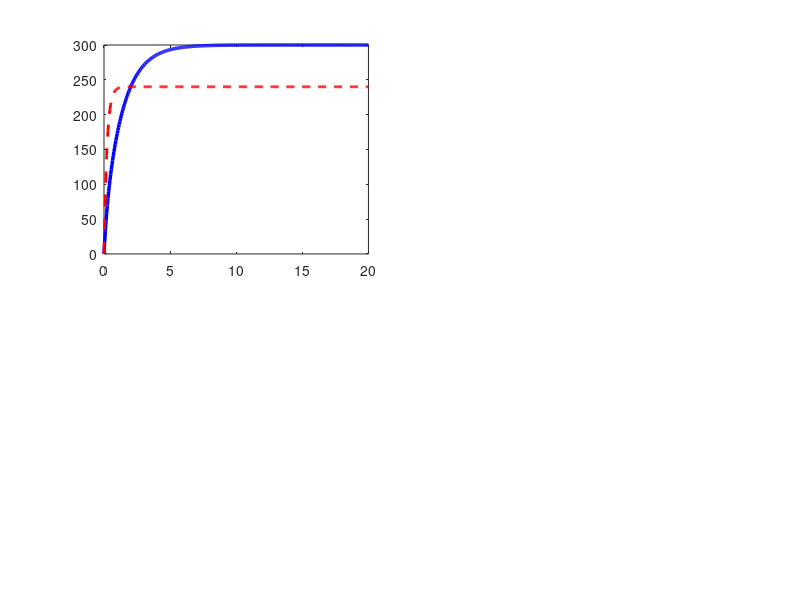

Write MATLAB code to recreate this figure. (Note: this script raises an error after producing the figure.)
%% ===== Realistic PID vs Open-loop Simulation (Matching ESP32) =====
clear; clc; close all;

%% --- Motor & simulation parameters (MATCHING ESP32) ---
PWMmax = 4095; PWMmin = 0;
targetRPM = 300;        % Desired motor speed
tau = 0.25;             % Motor time constant [s] - more realistic for brushed DC
dt = 0.05;              % Control period - MATCHING ESP32 (50ms)
Tsim = 20;              % Total simulation time
time = 0:dt:Tsim;

% Motor gain: calibrated so ~3000 PWM gives 300 RPM at steady state
K_m = 0.1;              % RPM per PWM unit

%% --- PID parameters (MATCHING ESP32 EXACTLY) ---
Kp = 2.5;      % proportional
Ki = 8.0;      % integral  
Kd = 0.01;     % derivative
DERIV_ALPHA = 0.7;     % derivative filter
INTEG_MAX = 5000;
INTEG_MIN = -5000;

%% --- Realistic open-loop PWM calculation ---
% Calculate what PWM would theoretically give target RPM at steady state
PWM_theoretical = targetRPM / K_m;  % = 3000 for 300 RPM
% But in reality, you might guess wrong, so add some error
PWM_OL = PWM_theoretical * 0.8;     % 20% underestimate (common mistake)
RPM_OL = zeros(size(time));

%% --- Preallocate arrays for PID ---
RPM = zeros(size(time));
PWM = zeros(size(time));
error_history = zeros(size(time));
integ_history = zeros(size(time));
deriv_history = zeros(size(time));

% Initialize PID state variables (matching ESP32)
integ = 0; 
derivFiltered = 0;
rpmPrev = 0;

%% --- Simulation loop (MATCHING ESP32 LOGIC EXACTLY) ---
for k = 2:length(time)
    % PID error calculation
    error = targetRPM - RPM(k-1);
    error_history(k) = error;
    
    % Derivative on measurement (matching ESP32)
    derivRaw = -(RPM(k-1) - rpmPrev)/dt;
    derivFiltered = DERIV_ALPHA*derivFiltered + (1-DERIV_ALPHA)*derivRaw;
    deriv_history(k) = derivFiltered;
    
    % Integrator anti-windup (matching ESP32 logic exactly)
    integCandidate = integ + error*dt;
    if integCandidate > INTEG_MAX
        integCandidate = INTEG_MAX;
    end
    if integCandidate < INTEG_MIN
        integCandidate = INTEG_MIN;
    end
    
    % Check if control output would be within bounds (ESP32 logic)
    u_unclamped = Kp*error + Ki*integCandidate + Kd*derivFiltered;
    if u_unclamped >= 0.0 && u_unclamped <= PWMmax
        integ = integCandidate;  % Commit integrator only if output not saturated
    end
    integ_history(k) = integ;
    
    % Final control output with clamping (matching ESP32)
    u = Kp*error + Ki*integ + Kd*derivFiltered;
    if u < 0.0
        u = 0.0;
    end
    if u > PWMmax
        u = PWMmax;
    end
    PWM(k) = u;
    
    % Motor dynamics (first-order system)
    RPM(k) = RPM(k-1) + dt*(K_m*PWM(k) - RPM(k-1))/tau;
    
    % Update previous RPM for derivative calculation
    rpmPrev = RPM(k-1);
    
    % Open-loop response for comparison
    RPM_OL(k) = RPM_OL(k-1) + dt*(K_m*PWM_OL - RPM_OL(k-1))/tau;
end

%% --- Enhanced Plotting ---
figure('Position',[100 100 1200 900]);

% Main response comparison
subplot(2,2,1);
plot(time, RPM, 'b-', 'LineWidth', 2.5); hold on;
plot(time, RPM_OL, 'r--', 'LineWidth', 2);
yline(targetRPM, 'k--', 'LineWidth', 1.5);
xlabel('Time [s]'); ylabel('RPM'); grid on;
legend('PID Response', 'Open-loop (80% of ideal)', 'Target RPM', 'Location', 'best');
title('PID vs Open-loop Motor Response');
ylim([0 max(400, max(RPM)*1.1)]);

% PWM comparison
subplot(2,2,2);
plot(time, PWM, 'm-', 'LineWidth', 2); hold on;
yline(PWM_OL, 'r--', 'LineWidth', 2);
yline(PWM_theoretical, 'g:', 'LineWidth', 1.5);
xlabel('Time [s]'); ylabel('PWM Duty'); grid on;
legend('PID PWM', 'Open-loop PWM', 'Ideal PWM', 'Location', 'best');
title('PWM Control Signals');
ylim([0 PWMmax]);

% Error over time
subplot(2,2,3);
plot(time, error_history, 'g-', 'LineWidth', 2); hold on;
yline(0, 'k--', 'LineWidth', 1);
xlabel('Time [s]'); ylabel('Error [RPM]'); grid on;
title('Control Error Over Time');

% PID component contributions
subplot(2,2,4);
plot(time, Kp*error_history, 'r-', 'LineWidth', 1.5); hold on;
plot(time, Ki*integ_history, 'b-', 'LineWidth', 1.5);
plot(time, Kd*deriv_history, 'g-', 'LineWidth', 1.5);
xlabel('Time [s]'); ylabel('Control Contribution'); grid on;
legend('P term', 'I term', 'D term', 'Location', 'best');
title('PID Component Analysis');

%% --- Performance metrics ---
[peakRPM, peakIdx] = max(RPM);
overshoot = max(0, (peakRPM - targetRPM)/targetRPM*100);

% Settling time (within 2% of target)
settleThreshold = 0.02 * targetRPM;
settleIdx = find(abs(RPM(round(end/2):end) - targetRPM) <= settleThreshold, 1, 'first');
if ~isempty(settleIdx)
    settlingTime = time(settleIdx + round(length(time)/2) - 1);
else
    settlingTime = NaN;
    fprintf('Warning: System did not settle within 2%% of target\n');
end

% Rise time (10% to 90% of final value)
finalValue = mean(RPM(end-20:end));
riseStart = find(RPM >= 0.1*finalValue, 1, 'first');
riseEnd = find(RPM >= 0.9*finalValue, 1, 'first');
if ~isempty(riseStart) && ~isempty(riseEnd)
    riseTime = time(riseEnd) - time(riseStart);
else
    riseTime = NaN;
end

% Steady-state errors
steadyStateError_PID = targetRPM - mean(RPM(end-20:end));
steadyStateError_OL = targetRPM - mean(RPM_OL(end-20:end));

% Control effort (average PWM in steady state)
steadyStatePWM = mean(PWM(end-20:end));

%% --- Detailed Results ---
fprintf('\n=== SIMULATION RESULTS ===\n');
fprintf('Target RPM: %.1f\n', targetRPM);
fprintf('Control Period: %.0f ms (matching ESP32)\n', dt*1000);
fprintf('Motor Time Constant: %.2f s\n', tau);
fprintf('Motor Gain: %.3f RPM/PWM\n', K_m);

fprintf('\n--- PID Performance ---\n');
fprintf('Final RPM: %.2f (%.1f%% of target)\n', RPM(end), RPM(end)/targetRPM*100);
fprintf('Overshoot: %.2f%%\n', overshoot);
fprintf('Rise Time: %.2f s\n', riseTime);
fprintf('Settling Time (2%%): %.2f s\n', settlingTime);
fprintf('Steady-state Error: %.2f RPM (%.2f%%)\n', steadyStateError_PID, abs(steadyStateError_PID)/targetRPM*100);
fprintf('Steady-state PWM: %.0f (%.1f%% of max)\n', steadyStatePWM, steadyStatePWM/PWMmax*100);
fprintf('Max PWM reached: %.0f\n', max(PWM));

fprintf('\n--- Open-loop Performance ---\n');
fprintf('Open-loop PWM: %.0f (%.1f%% of theoretical)\n', PWM_OL, PWM_OL/PWM_theoretical*100);
fprintf('Final RPM: %.2f (%.1f%% of target)\n', RPM_OL(end), RPM_OL(end)/targetRPM*100);
fprintf('Steady-state Error: %.2f RPM (%.2f%%)\n', steadyStateError_OL, abs(steadyStateError_OL)/targetRPM*100);

fprintf('\n--- PID Gain Analysis ---\n');
fprintf('Kp = %.2f, Ki = %.2f, Kd = %.4f\n', Kp, Ki, Kd);
fprintf('Final integrator value: %.1f\n', integ);
if max(PWM) >= 0.98*PWMmax
    fprintf('WARNING: PWM saturated - consider reducing gains\n');
end
if overshoot > 20
    fprintf('WARNING: High overshoot - consider reducing Kp or Ki\n');
end
if abs(steadyStateError_PID) > 0.05*targetRPM
    fprintf('WARNING: Large steady-state error - consider increasing Ki\n');
end

%% --- Stability margin estimate ---
% Rough estimate based on maximum control effort
controlEffortMargin = (PWMmax - max(PWM)) / PWMmax * 100;
fprintf('\nControl effort margin: %.1f%% (headroom before saturation)\n', controlEffortMargin);